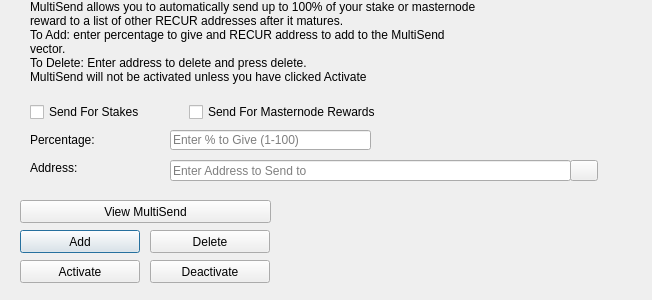
<?xml version="1.0" encoding="UTF-8"?>
<ui version="4.0">
 <class>MultiSendDialog</class>
 <widget class="QDialog" name="MultiSendDialog">
  <property name="windowModality">
   <enum>Qt::NonModal</enum>
  </property>
  <property name="geometry">
   <rect>
    <x>0</x>
    <y>0</y>
    <width>652</width>
    <height>300</height>
   </rect>
  </property>
  <property name="windowTitle">
   <string>MultiSend</string>
  </property>
  <widget class="QLineEdit" name="multiSendPercentEdit">
   <property name="geometry">
    <rect>
     <x>170</x>
     <y>130</y>
     <width>201</width>
     <height>20</height>
    </rect>
   </property>
   <property name="toolTip">
    <string>Enter whole numbers 1 - 100</string>
   </property>
   <property name="placeholderText">
    <string>Enter % to Give (1-100)</string>
   </property>
  </widget>
  <widget class="QLineEdit" name="multiSendAddressEdit">
   <property name="geometry">
    <rect>
     <x>170</x>
     <y>160</y>
     <width>401</width>
     <height>21</height>
    </rect>
   </property>
   <property name="toolTip">
    <string/>
   </property>
   <property name="placeholderText">
    <string>Enter Address to Send to</string>
   </property>
  </widget>
  <widget class="QLabel" name="label_2">
   <property name="geometry">
    <rect>
     <x>30</x>
     <y>0</y>
     <width>451</width>
     <height>121</height>
    </rect>
   </property>
   <property name="lineWidth">
    <number>1</number>
   </property>
   <property name="text">
    <string>MultiSend allows you to automatically send up to 100% of your stake or masternode reward to a list of other RECUR addresses after it matures.
To Add: enter percentage to give and RECUR address to add to the MultiSend vector.
To Delete: Enter address to delete and press delete.
MultiSend will not be activated unless you have clicked Activate</string>
   </property>
   <property name="alignment">
    <set>Qt::AlignLeading|Qt::AlignLeft|Qt::AlignTop</set>
   </property>
   <property name="wordWrap">
    <bool>true</bool>
   </property>
  </widget>
  <widget class="QLabel" name="message">
   <property name="geometry">
    <rect>
     <x>290</x>
     <y>200</y>
     <width>351</width>
     <height>91</height>
    </rect>
   </property>
   <property name="text">
    <string/>
   </property>
  </widget>
  <widget class="QPushButton" name="addButton">
   <property name="geometry">
    <rect>
     <x>20</x>
     <y>230</y>
     <width>120</width>
     <height>23</height>
    </rect>
   </property>
   <property name="toolTip">
    <string/>
   </property>
   <property name="statusTip">
    <string>Add to MultiSend Vector</string>
   </property>
   <property name="text">
    <string>Add</string>
   </property>
  </widget>
  <widget class="QPushButton" name="disableButton">
   <property name="geometry">
    <rect>
     <x>150</x>
     <y>260</y>
     <width>120</width>
     <height>23</height>
    </rect>
   </property>
   <property name="statusTip">
    <string>Deactivate MultiSend</string>
   </property>
   <property name="text">
    <string>Deactivate</string>
   </property>
  </widget>
  <widget class="QPushButton" name="addressBookButton">
   <property name="geometry">
    <rect>
     <x>570</x>
     <y>160</y>
     <width>28</width>
     <height>21</height>
    </rect>
   </property>
   <property name="toolTip">
    <string>Choose an address from the address book</string>
   </property>
   <property name="text">
    <string/>
   </property>
   <property name="icon">
    <iconset resource="../recur.qrc">
     <normaloff>:/icons/address-book</normaloff>:/icons/address-book</iconset>
   </property>
   <property name="shortcut">
    <string>Alt+A</string>
   </property>
   <property name="autoDefault">
    <bool>false</bool>
   </property>
  </widget>
  <widget class="QLabel" name="label">
   <property name="geometry">
    <rect>
     <x>30</x>
     <y>130</y>
     <width>121</width>
     <height>20</height>
    </rect>
   </property>
   <property name="toolTip">
    <string>Percentage of stake to send</string>
   </property>
   <property name="text">
    <string>Percentage:</string>
   </property>
  </widget>
  <widget class="QLabel" name="label_5">
   <property name="geometry">
    <rect>
     <x>30</x>
     <y>160</y>
     <width>111</width>
     <height>16</height>
    </rect>
   </property>
   <property name="toolTip">
    <string>Address to send portion of stake to</string>
   </property>
   <property name="text">
    <string>Address:</string>
   </property>
  </widget>
  <widget class="QPushButton" name="deleteButton">
   <property name="geometry">
    <rect>
     <x>150</x>
     <y>230</y>
     <width>120</width>
     <height>23</height>
    </rect>
   </property>
   <property name="toolTip">
    <string/>
   </property>
   <property name="statusTip">
    <string>Delete Address From MultiSend Vector</string>
   </property>
   <property name="text">
    <string>Delete</string>
   </property>
  </widget>
  <widget class="QPushButton" name="activateButton">
   <property name="geometry">
    <rect>
     <x>20</x>
     <y>260</y>
     <width>120</width>
     <height>23</height>
    </rect>
   </property>
   <property name="statusTip">
    <string>Activate MultiSend</string>
   </property>
   <property name="text">
    <string>Activate</string>
   </property>
  </widget>
  <widget class="QPushButton" name="viewButton">
   <property name="geometry">
    <rect>
     <x>20</x>
     <y>200</y>
     <width>251</width>
     <height>23</height>
    </rect>
   </property>
   <property name="toolTip">
    <string/>
   </property>
   <property name="statusTip">
    <string>View MultiSend Vector</string>
   </property>
   <property name="text">
    <string>View MultiSend</string>
   </property>
  </widget>
  <widget class="QWidget" name="horizontalLayoutWidget">
   <property name="geometry">
    <rect>
     <x>30</x>
     <y>100</y>
     <width>351</width>
     <height>24</height>
    </rect>
   </property>
   <layout class="QHBoxLayout" name="horizontalLayout">
    <item>
     <widget class="QCheckBox" name="multiSendStakeCheckBox">
      <property name="text">
       <string>Send For Stakes</string>
      </property>
     </widget>
    </item>
    <item>
     <widget class="QCheckBox" name="multiSendMasternodeCheckBox">
      <property name="text">
       <string>Send For Masternode Rewards</string>
      </property>
     </widget>
    </item>
   </layout>
  </widget>
 </widget>
 <resources>
  <include location="../recur.qrc"/>
 </resources>
 <connections/>
</ui>
